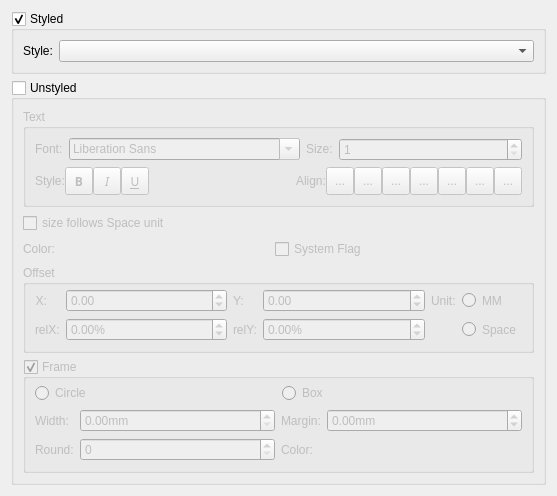
<?xml version="1.0" encoding="UTF-8"?>
<ui version="4.0">
 <class>TextProperties</class>
 <widget class="QWidget" name="TextProperties">
  <property name="geometry">
   <rect>
    <x>0</x>
    <y>0</y>
    <width>557</width>
    <height>484</height>
   </rect>
  </property>
  <property name="windowTitle">
   <string>Form</string>
  </property>
  <layout class="QVBoxLayout" name="verticalLayout_3">
   <item>
    <widget class="QGroupBox" name="styledGroup">
     <property name="title">
      <string>Styled</string>
     </property>
     <property name="checkable">
      <bool>true</bool>
     </property>
     <layout class="QHBoxLayout" name="horizontalLayout_2">
      <item>
       <widget class="QLabel" name="label">
        <property name="sizePolicy">
         <sizepolicy hsizetype="Fixed" vsizetype="Fixed">
          <horstretch>0</horstretch>
          <verstretch>0</verstretch>
         </sizepolicy>
        </property>
        <property name="text">
         <string>Style:</string>
        </property>
       </widget>
      </item>
      <item>
       <widget class="QComboBox" name="styles"/>
      </item>
     </layout>
    </widget>
   </item>
   <item>
    <widget class="QGroupBox" name="unstyledGroup">
     <property name="title">
      <string>Unstyled</string>
     </property>
     <property name="checkable">
      <bool>true</bool>
     </property>
     <property name="checked">
      <bool>false</bool>
     </property>
     <layout class="QVBoxLayout" name="verticalLayout">
      <item>
       <widget class="QGroupBox" name="textGroup">
        <property name="minimumSize">
         <size>
          <width>0</width>
          <height>0</height>
         </size>
        </property>
        <property name="title">
         <string>Text</string>
        </property>
        <layout class="QVBoxLayout" name="verticalLayout_4">
         <item>
          <layout class="QHBoxLayout" name="horizontalLayout_6">
           <item>
            <widget class="QLabel" name="label_25">
             <property name="sizePolicy">
              <sizepolicy hsizetype="Fixed" vsizetype="Fixed">
               <horstretch>0</horstretch>
               <verstretch>0</verstretch>
              </sizepolicy>
             </property>
             <property name="text">
              <string>Font:</string>
             </property>
            </widget>
           </item>
           <item>
            <widget class="QFontComboBox" name="fontSelect">
             <property name="toolTip">
              <string>font face</string>
             </property>
            </widget>
           </item>
           <item>
            <widget class="QLabel" name="label_26">
             <property name="sizePolicy">
              <sizepolicy hsizetype="Fixed" vsizetype="Fixed">
               <horstretch>0</horstretch>
               <verstretch>0</verstretch>
              </sizepolicy>
             </property>
             <property name="text">
              <string>Size:</string>
             </property>
            </widget>
           </item>
           <item>
            <widget class="QSpinBox" name="fontSize">
             <property name="sizePolicy">
              <sizepolicy hsizetype="Preferred" vsizetype="Fixed">
               <horstretch>0</horstretch>
               <verstretch>0</verstretch>
              </sizepolicy>
             </property>
             <property name="toolTip">
              <string>font point size</string>
             </property>
             <property name="minimum">
              <number>1</number>
             </property>
             <property name="maximum">
              <number>1000</number>
             </property>
             <property name="value">
              <number>1</number>
             </property>
            </widget>
           </item>
          </layout>
         </item>
         <item>
          <layout class="QHBoxLayout" name="_3">
           <property name="spacing">
            <number>0</number>
           </property>
           <property name="margin">
            <number>0</number>
           </property>
           <item>
            <widget class="QLabel" name="label_2_3">
             <property name="text">
              <string>Style:</string>
             </property>
             <property name="textFormat">
              <enum>Qt::PlainText</enum>
             </property>
            </widget>
           </item>
           <item>
            <widget class="QToolButton" name="fontBold">
             <property name="minimumSize">
              <size>
               <width>28</width>
               <height>28</height>
              </size>
             </property>
             <property name="font">
              <font>
               <family>Sans Serif</family>
               <pointsize>9</pointsize>
               <weight>75</weight>
               <italic>false</italic>
               <bold>true</bold>
               <underline>false</underline>
               <strikeout>false</strikeout>
              </font>
             </property>
             <property name="toolTip">
              <string>bold</string>
             </property>
             <property name="text">
              <string>B</string>
             </property>
             <property name="checkable">
              <bool>true</bool>
             </property>
            </widget>
           </item>
           <item>
            <widget class="QToolButton" name="fontItalic">
             <property name="sizePolicy">
              <sizepolicy hsizetype="Fixed" vsizetype="Fixed">
               <horstretch>0</horstretch>
               <verstretch>0</verstretch>
              </sizepolicy>
             </property>
             <property name="minimumSize">
              <size>
               <width>28</width>
               <height>28</height>
              </size>
             </property>
             <property name="font">
              <font>
               <family>Sans Serif</family>
               <pointsize>9</pointsize>
               <weight>50</weight>
               <italic>true</italic>
               <bold>false</bold>
               <underline>false</underline>
               <strikeout>false</strikeout>
              </font>
             </property>
             <property name="toolTip">
              <string>italic</string>
             </property>
             <property name="text">
              <string>I</string>
             </property>
             <property name="checkable">
              <bool>true</bool>
             </property>
            </widget>
           </item>
           <item>
            <widget class="QToolButton" name="fontUnderline">
             <property name="minimumSize">
              <size>
               <width>28</width>
               <height>28</height>
              </size>
             </property>
             <property name="font">
              <font>
               <family>Sans Serif</family>
               <pointsize>9</pointsize>
               <weight>50</weight>
               <italic>false</italic>
               <bold>false</bold>
               <underline>true</underline>
               <strikeout>false</strikeout>
              </font>
             </property>
             <property name="toolTip">
              <string>underline</string>
             </property>
             <property name="text">
              <string>U</string>
             </property>
             <property name="checkable">
              <bool>true</bool>
             </property>
            </widget>
           </item>
           <item>
            <spacer>
             <property name="orientation">
              <enum>Qt::Horizontal</enum>
             </property>
             <property name="sizeHint" stdset="0">
              <size>
               <width>40</width>
               <height>20</height>
              </size>
             </property>
            </spacer>
           </item>
           <item>
            <widget class="QLabel" name="label_24">
             <property name="text">
              <string>Align:</string>
             </property>
            </widget>
           </item>
           <item>
            <widget class="QToolButton" name="alignLeft">
             <property name="sizePolicy">
              <sizepolicy hsizetype="Fixed" vsizetype="Fixed">
               <horstretch>0</horstretch>
               <verstretch>0</verstretch>
              </sizepolicy>
             </property>
             <property name="minimumSize">
              <size>
               <width>28</width>
               <height>28</height>
              </size>
             </property>
             <property name="toolTip">
              <string>align left edge of text to reference point</string>
             </property>
             <property name="text">
              <string>...</string>
             </property>
             <property name="icon">
              <iconset resource="mscore.qrc">
               <normaloff>:/data/icons-dark/text_left.svg</normaloff>:/data/icons-dark/text_left.svg</iconset>
             </property>
             <property name="checkable">
              <bool>true</bool>
             </property>
            </widget>
           </item>
           <item>
            <widget class="QToolButton" name="alignHCenter">
             <property name="minimumSize">
              <size>
               <width>28</width>
               <height>28</height>
              </size>
             </property>
             <property name="toolTip">
              <string>center text on reference point</string>
             </property>
             <property name="text">
              <string>...</string>
             </property>
             <property name="icon">
              <iconset resource="mscore.qrc">
               <normaloff>:/data/icons-dark/text_center.svg</normaloff>:/data/icons-dark/text_center.svg</iconset>
             </property>
             <property name="checkable">
              <bool>true</bool>
             </property>
            </widget>
           </item>
           <item>
            <widget class="QToolButton" name="alignRight">
             <property name="minimumSize">
              <size>
               <width>28</width>
               <height>28</height>
              </size>
             </property>
             <property name="toolTip">
              <string>align right edge of text to reference point</string>
             </property>
             <property name="text">
              <string>...</string>
             </property>
             <property name="icon">
              <iconset resource="mscore.qrc">
               <normaloff>:/data/icons-dark/text_right.svg</normaloff>:/data/icons-dark/text_right.svg</iconset>
             </property>
             <property name="checkable">
              <bool>true</bool>
             </property>
            </widget>
           </item>
           <item>
            <widget class="QToolButton" name="alignTop">
             <property name="minimumSize">
              <size>
               <width>28</width>
               <height>28</height>
              </size>
             </property>
             <property name="toolTip">
              <string>align top edge of text to reference point</string>
             </property>
             <property name="text">
              <string>...</string>
             </property>
             <property name="icon">
              <iconset resource="mscore.qrc">
               <normaloff>:/data/icons-dark/text_top.svg</normaloff>:/data/icons-dark/text_top.svg</iconset>
             </property>
             <property name="checkable">
              <bool>true</bool>
             </property>
            </widget>
           </item>
           <item>
            <widget class="QToolButton" name="alignVCenter">
             <property name="minimumSize">
              <size>
               <width>28</width>
               <height>28</height>
              </size>
             </property>
             <property name="toolTip">
              <string>center text vertical to reference point</string>
             </property>
             <property name="text">
              <string>...</string>
             </property>
             <property name="icon">
              <iconset resource="mscore.qrc">
               <normaloff>:/data/icons-dark/text_vcenter.svg</normaloff>:/data/icons-dark/text_vcenter.svg</iconset>
             </property>
             <property name="checkable">
              <bool>true</bool>
             </property>
            </widget>
           </item>
           <item>
            <widget class="QToolButton" name="alignBaseline">
             <property name="minimumSize">
              <size>
               <width>28</width>
               <height>28</height>
              </size>
             </property>
             <property name="toolTip">
              <string>center text vertical to text baseline</string>
             </property>
             <property name="text">
              <string>...</string>
             </property>
             <property name="icon">
              <iconset resource="mscore.qrc">
               <normaloff>:/data/icons-dark/text_vcenter.svg</normaloff>:/data/icons-dark/text_vcenter.svg</iconset>
             </property>
             <property name="checkable">
              <bool>true</bool>
             </property>
            </widget>
           </item>
           <item>
            <widget class="QToolButton" name="alignBottom">
             <property name="minimumSize">
              <size>
               <width>28</width>
               <height>28</height>
              </size>
             </property>
             <property name="toolTip">
              <string>align bottom edge of text to reference point</string>
             </property>
             <property name="text">
              <string>...</string>
             </property>
             <property name="icon">
              <iconset resource="mscore.qrc">
               <normaloff>:/data/icons-dark/text_bottom.svg</normaloff>:/data/icons-dark/text_bottom.svg</iconset>
             </property>
             <property name="checkable">
              <bool>true</bool>
             </property>
            </widget>
           </item>
          </layout>
         </item>
        </layout>
       </widget>
      </item>
      <item>
       <widget class="QCheckBox" name="sizeIsSpatiumDependent">
        <property name="text">
         <string>size follows Space unit</string>
        </property>
       </widget>
      </item>
      <item>
       <layout class="QHBoxLayout" name="horizontalLayout">
        <item>
         <widget class="QLabel" name="label_23">
          <property name="sizePolicy">
           <sizepolicy hsizetype="Fixed" vsizetype="Fixed">
            <horstretch>0</horstretch>
            <verstretch>0</verstretch>
           </sizepolicy>
          </property>
          <property name="text">
           <string>Color:</string>
          </property>
         </widget>
        </item>
        <item>
         <widget class="Awl::ColorLabel" name="color">
          <property name="sizePolicy">
           <sizepolicy hsizetype="Preferred" vsizetype="Fixed">
            <horstretch>0</horstretch>
            <verstretch>0</verstretch>
           </sizepolicy>
          </property>
          <property name="minimumSize">
           <size>
            <width>40</width>
            <height>0</height>
           </size>
          </property>
          <property name="toolTip">
           <string>text color</string>
          </property>
         </widget>
        </item>
        <item>
         <spacer name="horizontalSpacer">
          <property name="orientation">
           <enum>Qt::Horizontal</enum>
          </property>
          <property name="sizeHint" stdset="0">
           <size>
            <width>40</width>
            <height>20</height>
           </size>
          </property>
         </spacer>
        </item>
        <item>
         <widget class="QCheckBox" name="systemFlag">
          <property name="text">
           <string>System Flag</string>
          </property>
         </widget>
        </item>
        <item>
         <spacer name="horizontalSpacer_2">
          <property name="orientation">
           <enum>Qt::Horizontal</enum>
          </property>
          <property name="sizeHint" stdset="0">
           <size>
            <width>40</width>
            <height>20</height>
           </size>
          </property>
         </spacer>
        </item>
       </layout>
      </item>
      <item>
       <widget class="QGroupBox" name="groupBox">
        <property name="title">
         <string>Offset</string>
        </property>
        <property name="flat">
         <bool>false</bool>
        </property>
        <layout class="QGridLayout" name="gridLayout_4">
         <property name="topMargin">
          <number>4</number>
         </property>
         <item row="0" column="0" rowspan="2">
          <layout class="QFormLayout" name="formLayout_3">
           <item row="0" column="0">
            <widget class="QLabel" name="label_18">
             <property name="sizePolicy">
              <sizepolicy hsizetype="Fixed" vsizetype="Preferred">
               <horstretch>0</horstretch>
               <verstretch>0</verstretch>
              </sizepolicy>
             </property>
             <property name="text">
              <string extracomment="coordinate">X:</string>
             </property>
             <property name="alignment">
              <set>Qt::AlignRight|Qt::AlignTrailing|Qt::AlignVCenter</set>
             </property>
            </widget>
           </item>
           <item row="0" column="1">
            <widget class="QDoubleSpinBox" name="xOffset">
             <property name="sizePolicy">
              <sizepolicy hsizetype="Expanding" vsizetype="Fixed">
               <horstretch>0</horstretch>
               <verstretch>0</verstretch>
              </sizepolicy>
             </property>
             <property name="toolTip">
              <string>horizontal offset to reference point</string>
             </property>
             <property name="minimum">
              <double>-1000.000000000000000</double>
             </property>
             <property name="maximum">
              <double>999.990000000000009</double>
             </property>
            </widget>
           </item>
           <item row="1" column="0">
            <widget class="QLabel" name="label_19">
             <property name="sizePolicy">
              <sizepolicy hsizetype="Fixed" vsizetype="Preferred">
               <horstretch>0</horstretch>
               <verstretch>0</verstretch>
              </sizepolicy>
             </property>
             <property name="text">
              <string>relX:</string>
             </property>
            </widget>
           </item>
           <item row="1" column="1">
            <widget class="QDoubleSpinBox" name="rxOffset">
             <property name="toolTip">
              <string>reference point offset in percent of parent width</string>
             </property>
             <property name="suffix">
              <string>%</string>
             </property>
             <property name="minimum">
              <double>-1000.000000000000000</double>
             </property>
             <property name="maximum">
              <double>999.990000000000009</double>
             </property>
            </widget>
           </item>
          </layout>
         </item>
         <item row="0" column="1" rowspan="2">
          <layout class="QFormLayout" name="formLayout_4">
           <item row="0" column="0">
            <widget class="QLabel" name="label_20">
             <property name="sizePolicy">
              <sizepolicy hsizetype="Fixed" vsizetype="Preferred">
               <horstretch>0</horstretch>
               <verstretch>0</verstretch>
              </sizepolicy>
             </property>
             <property name="text">
              <string extracomment="coordinate">Y:</string>
             </property>
            </widget>
           </item>
           <item row="0" column="1">
            <widget class="QDoubleSpinBox" name="yOffset">
             <property name="sizePolicy">
              <sizepolicy hsizetype="Expanding" vsizetype="Fixed">
               <horstretch>0</horstretch>
               <verstretch>0</verstretch>
              </sizepolicy>
             </property>
             <property name="toolTip">
              <string>vertical offset to reference point</string>
             </property>
             <property name="minimum">
              <double>-1000.000000000000000</double>
             </property>
             <property name="maximum">
              <double>999.990000000000009</double>
             </property>
            </widget>
           </item>
           <item row="1" column="0">
            <widget class="QLabel" name="label_21">
             <property name="sizePolicy">
              <sizepolicy hsizetype="Fixed" vsizetype="Preferred">
               <horstretch>0</horstretch>
               <verstretch>0</verstretch>
              </sizepolicy>
             </property>
             <property name="text">
              <string>relY:</string>
             </property>
            </widget>
           </item>
           <item row="1" column="1">
            <widget class="QDoubleSpinBox" name="ryOffset">
             <property name="toolTip">
              <string>reference point offset in percent of parent height</string>
             </property>
             <property name="suffix">
              <string>%</string>
             </property>
             <property name="minimum">
              <double>-1000.000000000000000</double>
             </property>
             <property name="maximum">
              <double>999.990000000000009</double>
             </property>
            </widget>
           </item>
          </layout>
         </item>
         <item row="0" column="2">
          <widget class="QLabel" name="label_22">
           <property name="sizePolicy">
            <sizepolicy hsizetype="Fixed" vsizetype="Preferred">
             <horstretch>0</horstretch>
             <verstretch>0</verstretch>
            </sizepolicy>
           </property>
           <property name="text">
            <string>Unit:</string>
           </property>
          </widget>
         </item>
         <item row="0" column="3">
          <widget class="QRadioButton" name="mmUnit">
           <property name="sizePolicy">
            <sizepolicy hsizetype="Fixed" vsizetype="Preferred">
             <horstretch>0</horstretch>
             <verstretch>0</verstretch>
            </sizepolicy>
           </property>
           <property name="toolTip">
            <string>offset is absolute</string>
           </property>
           <property name="text">
            <string>MM</string>
           </property>
          </widget>
         </item>
         <item row="1" column="3">
          <widget class="QRadioButton" name="spatiumUnit">
           <property name="sizePolicy">
            <sizepolicy hsizetype="Minimum" vsizetype="Preferred">
             <horstretch>0</horstretch>
             <verstretch>0</verstretch>
            </sizepolicy>
           </property>
           <property name="toolTip">
            <string>offset in Space units</string>
           </property>
           <property name="text">
            <string>Space</string>
           </property>
          </widget>
         </item>
        </layout>
       </widget>
      </item>
      <item>
       <widget class="QGroupBox" name="frame">
        <property name="toolTip">
         <string>enable text frame</string>
        </property>
        <property name="title">
         <string>Frame</string>
        </property>
        <property name="flat">
         <bool>false</bool>
        </property>
        <property name="checkable">
         <bool>true</bool>
        </property>
        <layout class="QVBoxLayout" name="verticalLayout_2">
         <property name="topMargin">
          <number>4</number>
         </property>
         <item>
          <layout class="QHBoxLayout" name="horizontalLayout_4">
           <item>
            <widget class="QRadioButton" name="circleButton">
             <property name="toolTip">
              <string>draw circled frame</string>
             </property>
             <property name="text">
              <string>Circle</string>
             </property>
            </widget>
           </item>
           <item>
            <widget class="QRadioButton" name="boxButton">
             <property name="toolTip">
              <string>draw boxed frame</string>
             </property>
             <property name="text">
              <string>Box</string>
             </property>
            </widget>
           </item>
          </layout>
         </item>
         <item>
          <layout class="QGridLayout" name="gridLayout_3">
           <item row="0" column="0">
            <widget class="QLabel" name="label_14">
             <property name="sizePolicy">
              <sizepolicy hsizetype="Fixed" vsizetype="Preferred">
               <horstretch>0</horstretch>
               <verstretch>0</verstretch>
              </sizepolicy>
             </property>
             <property name="text">
              <string>Width:</string>
             </property>
            </widget>
           </item>
           <item row="0" column="1">
            <widget class="QDoubleSpinBox" name="frameWidth">
             <property name="toolTip">
              <string>frame line width</string>
             </property>
             <property name="suffix">
              <string>mm</string>
             </property>
             <property name="maximum">
              <double>999.990000000000009</double>
             </property>
            </widget>
           </item>
           <item row="0" column="2">
            <widget class="QLabel" name="label_15">
             <property name="sizePolicy">
              <sizepolicy hsizetype="Fixed" vsizetype="Preferred">
               <horstretch>0</horstretch>
               <verstretch>0</verstretch>
              </sizepolicy>
             </property>
             <property name="text">
              <string>Margin:</string>
             </property>
            </widget>
           </item>
           <item row="0" column="3">
            <widget class="QDoubleSpinBox" name="paddingWidth">
             <property name="toolTip">
              <string>frame inner margin</string>
             </property>
             <property name="suffix">
              <string>mm</string>
             </property>
             <property name="minimum">
              <double>-999.000000000000000</double>
             </property>
             <property name="maximum">
              <double>999.990000000000009</double>
             </property>
            </widget>
           </item>
           <item row="1" column="0">
            <widget class="QLabel" name="label_16">
             <property name="sizePolicy">
              <sizepolicy hsizetype="Fixed" vsizetype="Preferred">
               <horstretch>0</horstretch>
               <verstretch>0</verstretch>
              </sizepolicy>
             </property>
             <property name="text">
              <string>Round:</string>
             </property>
            </widget>
           </item>
           <item row="1" column="1">
            <widget class="QSpinBox" name="frameRound">
             <property name="toolTip">
              <string>corner round</string>
             </property>
            </widget>
           </item>
           <item row="1" column="2">
            <widget class="QLabel" name="label_17">
             <property name="sizePolicy">
              <sizepolicy hsizetype="Fixed" vsizetype="Preferred">
               <horstretch>0</horstretch>
               <verstretch>0</verstretch>
              </sizepolicy>
             </property>
             <property name="text">
              <string>Color:</string>
             </property>
            </widget>
           </item>
           <item row="1" column="3">
            <widget class="Awl::ColorLabel" name="frameColor">
             <property name="toolTip">
              <string>frame color</string>
             </property>
            </widget>
           </item>
          </layout>
         </item>
        </layout>
       </widget>
      </item>
      <item>
       <spacer name="verticalSpacer">
        <property name="orientation">
         <enum>Qt::Vertical</enum>
        </property>
        <property name="sizeHint" stdset="0">
         <size>
          <width>20</width>
          <height>40</height>
         </size>
        </property>
       </spacer>
      </item>
     </layout>
    </widget>
   </item>
  </layout>
 </widget>
 <customwidgets>
  <customwidget>
   <class>Awl::ColorLabel</class>
   <extends>QFrame</extends>
   <header>awl/colorlabel.h</header>
   <container>1</container>
  </customwidget>
 </customwidgets>
 <resources>
  <include location="mscore.qrc"/>
 </resources>
 <connections/>
</ui>
